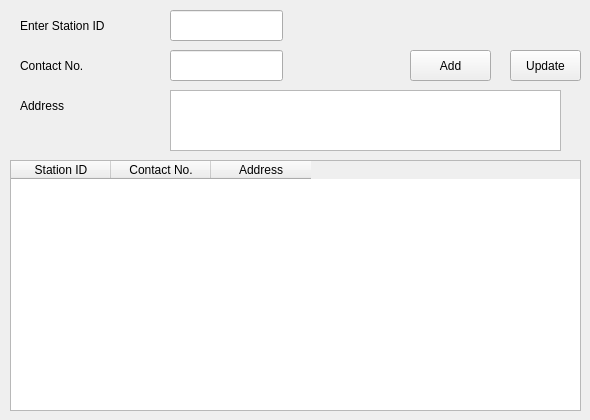
      <widget class="QWidget" name="tab_13">
       <attribute name="title">
        <string>Fire Stations</string>
       </attribute>
       <widget class="QTableWidget" name="tableWidget_4">
        <property name="geometry">
         <rect>
          <x>10</x>
          <y>160</y>
          <width>571</width>
          <height>251</height>
         </rect>
        </property>
        <column>
         <property name="text">
          <string>Station ID</string>
         </property>
        </column>
        <column>
         <property name="text">
          <string>Contact No.</string>
         </property>
        </column>
        <column>
         <property name="text">
          <string>Address</string>
         </property>
        </column>
       </widget>
       <widget class="QLineEdit" name="lineEdit_27">
        <property name="geometry">
         <rect>
          <x>170</x>
          <y>10</y>
          <width>113</width>
          <height>31</height>
         </rect>
        </property>
        <property name="placeholderText">
         <string/>
        </property>
       </widget>
       <widget class="QLabel" name="label_49">
        <property name="geometry">
         <rect>
          <x>20</x>
          <y>10</y>
          <width>121</width>
          <height>31</height>
         </rect>
        </property>
        <property name="text">
         <string>Enter Station ID</string>
        </property>
       </widget>
       <widget class="QLineEdit" name="lineEdit_29">
        <property name="geometry">
         <rect>
          <x>170</x>
          <y>50</y>
          <width>113</width>
          <height>31</height>
         </rect>
        </property>
        <property name="placeholderText">
         <string/>
        </property>
       </widget>
       <widget class="QLabel" name="label_69">
        <property name="geometry">
         <rect>
          <x>20</x>
          <y>50</y>
          <width>121</width>
          <height>31</height>
         </rect>
        </property>
        <property name="text">
         <string>Contact No.</string>
        </property>
       </widget>
       <widget class="QLabel" name="label_70">
        <property name="geometry">
         <rect>
          <x>20</x>
          <y>90</y>
          <width>121</width>
          <height>31</height>
         </rect>
        </property>
        <property name="text">
         <string>Address</string>
        </property>
       </widget>
       <widget class="QPushButton" name="pushButton_31">
        <property name="geometry">
         <rect>
          <x>510</x>
          <y>50</y>
          <width>71</width>
          <height>31</height>
         </rect>
        </property>
        <property name="text">
         <string>Update</string>
        </property>
       </widget>
       <widget class="QPushButton" name="pushButton_32">
        <property name="geometry">
         <rect>
          <x>410</x>
          <y>50</y>
          <width>81</width>
          <height>31</height>
         </rect>
        </property>
        <property name="text">
         <string>Add</string>
        </property>
       </widget>
       <widget class="QPlainTextEdit" name="plainTextEdit_5">
        <property name="geometry">
         <rect>
          <x>170</x>
          <y>90</y>
          <width>391</width>
          <height>61</height>
         </rect>
        </property>
        <property name="plainText">
         <string/>
        </property>
       </widget>
      </widget>
